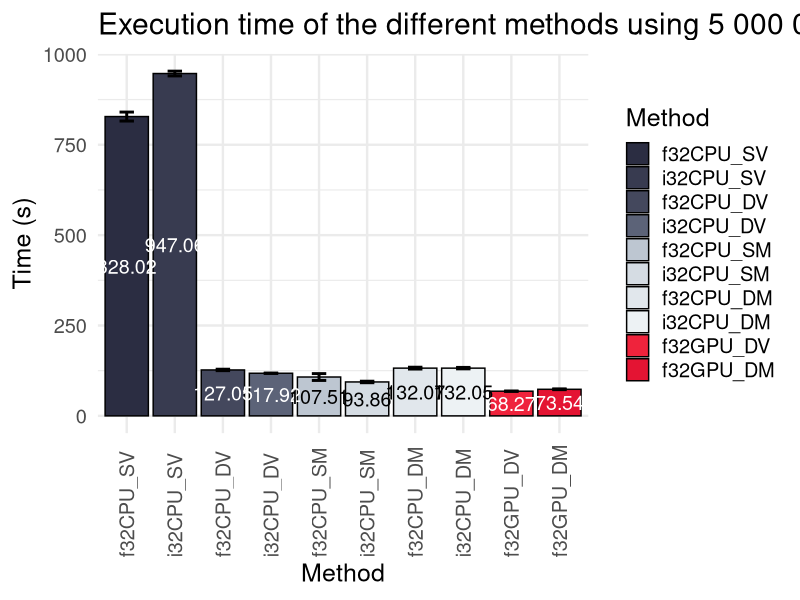

Here is the R script that generated this plot:
library(tidyverse)
library(readxl)

data <- read_xlsx("benchmark_hpc_5000000.xlsx")

data <- data[-11,]

data$Method <- factor(data$Method, levels = c("f32CPU_SV",
                                              "i32CPU_SV",
                                              "f32CPU_DV",
                                              "i32CPU_DV",
                                              "f32CPU_SM",
                                              "i32CPU_SM",
                                              "f32CPU_DM",
                                              "i32CPU_DM",
                                              "f32GPU_DV",
                                              "f32GPU_DM",
                                              "f32GPU_SM"))

std9_palette = c("#2B2D42", "#5C6378", "#8D99AE",
                 "#BDC6D1", "#EDF2F4", "#EE8B98",
                 "#EF233C", "#E41433", "#D90429")

grp9_palette = c("#2B2D42", "#5C6378", "#757E93",
                 "#A5B0C0", "#BDC6D1", "#EDF2F4",
                 "#EF233C", "#E41433", "#D90429")

nge9_palette = c("#E8D5D3", "#CDC1C4", "#B2ADB4", 
                 "#C06B6E", "#CE2928", "#B62626", 
                 "#9E2224", "#6A2123", "#362022")

grp11_palette = c("#2B2D42", "#383B50", "#44485D", "#5C6378",
                  "#BDC6D1", "#D5DCE3", "#E1E7EC", "#EDF2F4",
                  "#EF233C", "#E41433", "#D90429")

grp10_palette = c("#2B2D42", "#383B50", "#44485D", "#5C6378",
                  "#BDC6D1", "#D5DCE3", "#E1E7EC", "#EDF2F4",
                  "#EF233C", "#E41433")

text_col <- c(rep("white", 4), rep("black", 4), rep("white", 2))

# export as 1200 x 800

ggplot(data, aes(x = Method, y = Mean, fill = Method)) +
  geom_bar(stat="identity", color = "black") +
  geom_errorbar(aes(x = Method, ymin = Mean-SD, ymax = Mean+SD), colour = "black", width = 0.3, linewidth = 1.0) +
  scale_fill_manual(values = grp10_palette) +
  ggtitle("Execution time of the different methods using 5 000 000 simulated candidates.") +
  xlab("Method") +
  ylab("Time (s)") +
  geom_text(aes(label=round(Mean, 2)), size = 5.0, color = text_col, position = position_stack(vjust = 0.5)) +
  theme_minimal(base_size = 18) +
  theme(axis.text.x = element_text(angle = 90, hjust = 0, vjust = 0.5))
